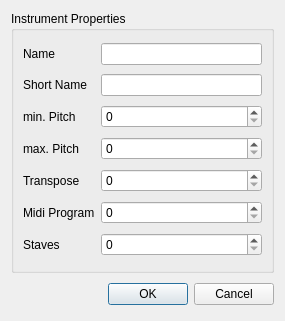
<ui version="4.0" >
 <class>EditInstrumentBase</class>
 <widget class="QDialog" name="EditInstrumentBase" >
  <property name="geometry" >
   <rect>
    <x>0</x>
    <y>0</y>
    <width>285</width>
    <height>321</height>
   </rect>
  </property>
  <property name="windowTitle" >
   <string>MuseScore: Edit Instrument Properties</string>
  </property>
  <layout class="QVBoxLayout" >
   <item>
    <widget class="QGroupBox" name="groupBox" >
     <property name="title" >
      <string>Instrument Properties</string>
     </property>
     <layout class="QGridLayout" >
      <item row="0" column="0" >
       <widget class="QLabel" name="label" >
        <property name="text" >
         <string>Name</string>
        </property>
        <property name="textFormat" >
         <enum>Qt::PlainText</enum>
        </property>
       </widget>
      </item>
      <item row="0" column="1" >
       <widget class="QLineEdit" name="nameEdit" />
      </item>
      <item row="1" column="0" >
       <widget class="QLabel" name="label_2" >
        <property name="text" >
         <string>Short Name</string>
        </property>
        <property name="textFormat" >
         <enum>Qt::PlainText</enum>
        </property>
       </widget>
      </item>
      <item row="1" column="1" >
       <widget class="QLineEdit" name="shortNameEdit" />
      </item>
      <item row="2" column="0" >
       <widget class="QLabel" name="label_3" >
        <property name="text" >
         <string>min. Pitch</string>
        </property>
        <property name="textFormat" >
         <enum>Qt::PlainText</enum>
        </property>
       </widget>
      </item>
      <item row="2" column="1" >
       <widget class="QSpinBox" name="minPitch" >
        <property name="maximum" >
         <number>127</number>
        </property>
       </widget>
      </item>
      <item row="3" column="0" >
       <widget class="QLabel" name="label_4" >
        <property name="text" >
         <string>max. Pitch</string>
        </property>
        <property name="textFormat" >
         <enum>Qt::PlainText</enum>
        </property>
       </widget>
      </item>
      <item row="3" column="1" >
       <widget class="QSpinBox" name="maxPitch" >
        <property name="maximum" >
         <number>127</number>
        </property>
       </widget>
      </item>
      <item row="4" column="0" >
       <widget class="QLabel" name="label_5" >
        <property name="text" >
         <string>Transpose</string>
        </property>
        <property name="textFormat" >
         <enum>Qt::PlainText</enum>
        </property>
       </widget>
      </item>
      <item row="4" column="1" >
       <widget class="QSpinBox" name="transpose" >
        <property name="maximum" >
         <number>127</number>
        </property>
       </widget>
      </item>
      <item row="5" column="0" >
       <widget class="QLabel" name="label_6" >
        <property name="text" >
         <string>Midi Program</string>
        </property>
        <property name="textFormat" >
         <enum>Qt::PlainText</enum>
        </property>
       </widget>
      </item>
      <item row="5" column="1" >
       <widget class="QSpinBox" name="midiProgram" >
        <property name="maximum" >
         <number>127</number>
        </property>
       </widget>
      </item>
      <item row="6" column="0" >
       <widget class="QLabel" name="label_7" >
        <property name="text" >
         <string>Staves</string>
        </property>
        <property name="textFormat" >
         <enum>Qt::PlainText</enum>
        </property>
       </widget>
      </item>
      <item row="6" column="1" >
       <widget class="QSpinBox" name="staves" />
      </item>
     </layout>
    </widget>
   </item>
   <item>
    <layout class="QHBoxLayout" >
     <property name="spacing" >
      <number>6</number>
     </property>
     <property name="leftMargin" >
      <number>0</number>
     </property>
     <property name="topMargin" >
      <number>0</number>
     </property>
     <property name="rightMargin" >
      <number>0</number>
     </property>
     <property name="bottomMargin" >
      <number>0</number>
     </property>
     <item>
      <spacer>
       <property name="orientation" >
        <enum>Qt::Horizontal</enum>
       </property>
       <property name="sizeHint" >
        <size>
         <width>131</width>
         <height>31</height>
        </size>
       </property>
      </spacer>
     </item>
     <item>
      <widget class="QPushButton" name="buttonOk" >
       <property name="text" >
        <string>OK</string>
       </property>
      </widget>
     </item>
     <item>
      <widget class="QPushButton" name="buttonCancel" >
       <property name="text" >
        <string>Cancel</string>
       </property>
      </widget>
     </item>
    </layout>
   </item>
  </layout>
 </widget>
 <resources/>
 <connections>
  <connection>
   <sender>buttonOk</sender>
   <signal>clicked()</signal>
   <receiver>EditInstrumentBase</receiver>
   <slot>accept()</slot>
   <hints>
    <hint type="sourcelabel" >
     <x>278</x>
     <y>253</y>
    </hint>
    <hint type="destinationlabel" >
     <x>96</x>
     <y>254</y>
    </hint>
   </hints>
  </connection>
  <connection>
   <sender>buttonCancel</sender>
   <signal>clicked()</signal>
   <receiver>EditInstrumentBase</receiver>
   <slot>reject()</slot>
   <hints>
    <hint type="sourcelabel" >
     <x>369</x>
     <y>253</y>
    </hint>
    <hint type="destinationlabel" >
     <x>179</x>
     <y>282</y>
    </hint>
   </hints>
  </connection>
 </connections>
</ui>
